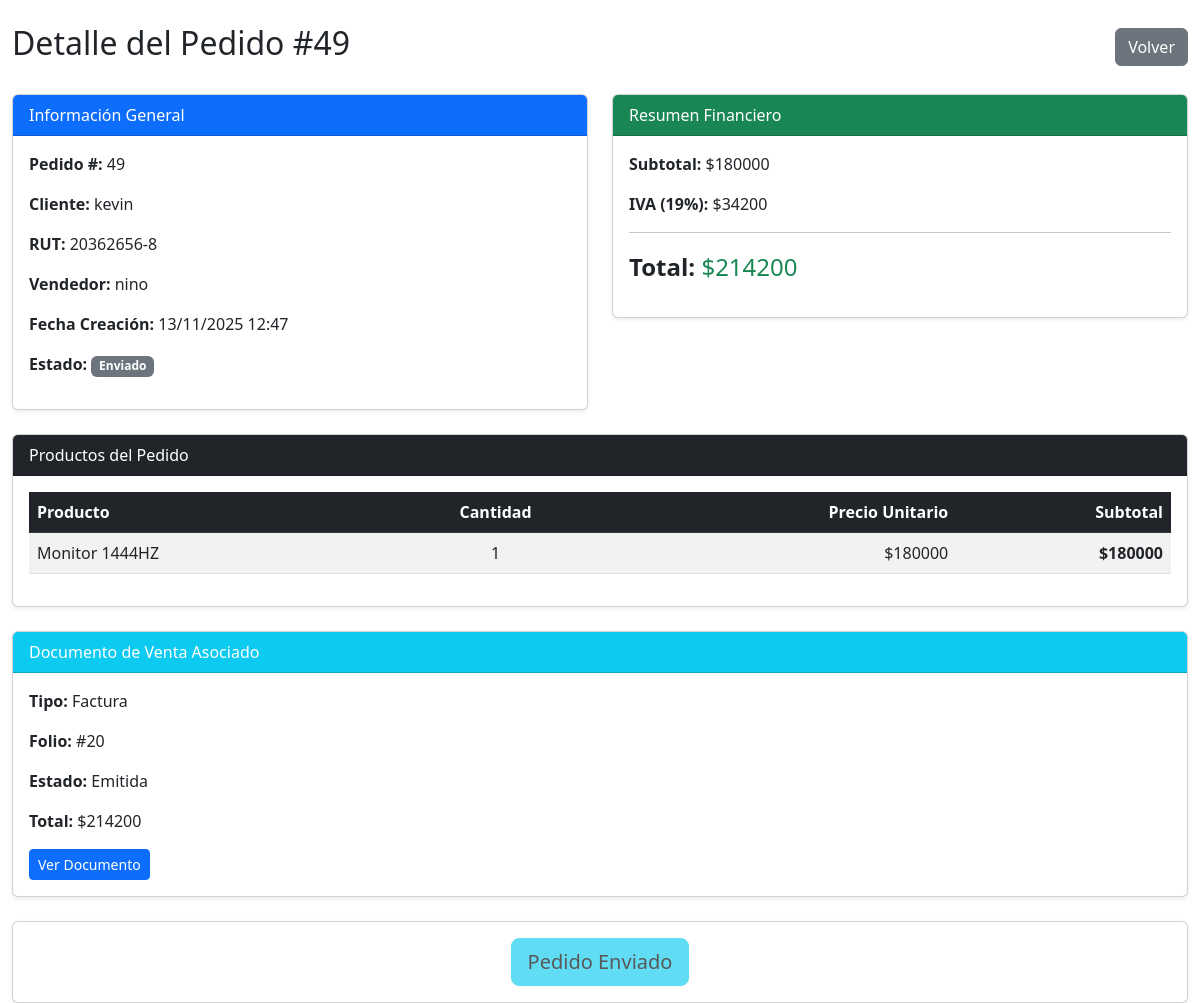
/ventas/pedidos/49/ (signed in), run on the app's committed database.
### apps/ventas/models.py (models this page shows, shortened)
class Pedido(models.Model):
    ESTADOS_PEDIDO = (
        ('Pendiente', 'Pendiente'),
        ('Procesando', 'Procesando'),
        ('Enviado', 'Enviado'),
        ('Completado', 'Completado'),
        ('Cancelado', 'Cancelado'),
    )
    cliente = models.ForeignKey(
        'clientes.Cliente',
        on_delete=models.CASCADE,
        verbose_name='Cliente'
    )
    usuario = models.ForeignKey(
        'usuarios.Usuario',
        on_delete=models.SET_NULL,
        null=True,
        verbose_name='Vendedor'
    )
    fecha_creacion = models.DateTimeField(auto_now_add=True)
    fecha_actualizacion = models.DateTimeField(auto_now=True)
    total = models.DecimalField(max_digits=12, decimal_places=2, default=0)
    estado = models.CharField(
        max_length=20,
        choices=ESTADOS_PEDIDO,
        default='Pendiente'
    )
    direccion_despacho = models.TextField(
        blank=True,
        null=True,
        verbose_name='Dirección de despacho'
    )
    observaciones = models.TextField(
        blank=True,
        null=True,
        verbose_name='Observaciones'
    )
    class Meta:
        db_table = 'pedidos'
        verbose_name = 'Pedido'
        verbose_name_plural = 'Pedidos'
        ordering = ['-fecha_creacion']

class DetallePedido(models.Model):
    pedido = models.ForeignKey(
        Pedido,
        on_delete=models.CASCADE,
        related_name='detalles'
    )
    producto = models.ForeignKey(
        'productos.Producto',
        on_delete=models.CASCADE,
        verbose_name='Producto'
    )
    cantidad = models.IntegerField(default=1)
    precio_unitario_venta = models.DecimalField(
        max_digits=10,
        decimal_places=2,
        verbose_name='Precio unitario'
    )
    subtotal = models.DecimalField(
        max_digits=12,
        decimal_places=2,
        verbose_name='Subtotal'
    )
    class Meta:
        db_table = 'detalle_pedido'
        verbose_name = 'Detalle de Pedido'
        verbose_name_plural = 'Detalles de Pedido'

### apps/clientes/models.py (models this page shows, shortened)
class Cliente(models.Model):
    rut = models.CharField(max_length=12, unique=True)
    razon_social = models.CharField(max_length=255)
    giro = models.CharField(max_length=255, blank=True, null=True)
    direccion = models.TextField(blank=True, null=True)
    email_facturacion = models.EmailField(blank=True, null=True)
    class Meta:
        db_table = 'clientes'
        verbose_name = 'Cliente'
        verbose_name_plural = 'Clientes'

### apps/usuarios/models.py (models this page shows, shortened)
class Usuario(AbstractUser):
    ROLES = (
        ('Administrador', 'Administrador'),
        ('Vendedor', 'Vendedor'),
        ('Tesoreria', 'Tesorería'),
        ('Cliente', 'Cliente'),
    )
    rol = models.CharField(max_length=13, choices=ROLES, default='Cliente')
    telefono = models.CharField(max_length=20, blank=True, null=True)
    activo = models.BooleanField(default=True)
    fecha_actualizacion = models.DateTimeField(auto_now=True)
    class Meta:
        db_table = 'usuarios'
        verbose_name = 'Usuario'
        verbose_name_plural = 'Usuarios'

### apps/documentos/models.py (models this page shows, shortened)
class DocumentoVenta(models.Model):
    TIPOS_DOCUMENTO = (
        ('Factura', 'Factura'),
        ('Boleta', 'Boleta'),
    )
    ESTADOS_DOCUMENTO = (
        ('Emitida', 'Emitida'),
        ('Pagada', 'Pagada'),
        ('Vencida', 'Vencida'),
        ('Anulada', 'Anulada'),
        ('Pago Parcial', 'Pago Parcial'),
    )
    MEDIOS_PAGO = (
        ('Efectivo', 'Efectivo'),
        ('Tarjeta de Débito', 'Tarjeta de Débito'),
        ('Tarjeta de Crédito', 'Tarjeta de Crédito'),
        ('Transferencia', 'Transferencia'),
    )
    tipo_documento = models.CharField(max_length=7, choices=TIPOS_DOCUMENTO)
    folio = models.IntegerField(verbose_name='Folio', null=True, blank=True)  # ✅ Permitir null temporalmente
    cliente = models.ForeignKey(
        'clientes.Cliente',
        on_delete=models.CASCADE,
        verbose_name='Cliente'
    )
    vendedor = models.ForeignKey(
        'usuarios.Usuario',
        on_delete=models.SET_NULL,
        null=True,
        verbose_name='Vendedor'
    )
    pedido = models.OneToOneField(
        'ventas.Pedido',
        on_delete=models.SET_NULL,
        null=True,
        blank=True,
        unique=True,
        verbose_name='Pedido asociado'
    )
    neto = models.DecimalField(max_digits=12, decimal_places=2, verbose_name='Neto', default=0)
    iva = models.DecimalField(max_digits=12, decimal_places=2, verbose_name='IVA', default=0)
    total = models.DecimalField(max_digits=12, decimal_places=2, verbose_name='Total', default=0)
    estado = models.CharField(
        max_length=12,
        choices=ESTADOS_DOCUMENTO,
        default='Emitida'
    )
    fecha_emision = models.DateTimeField(
        verbose_name='Fecha emisión',
        null=True,
        blank=True
    )
    fecha_vencimiento = models.DateField(
        blank=True,
        null=True,
        verbose_name='Fecha vencimiento'
    )
    medio_de_pago = models.CharField(
        max_length=20,
        choices=MEDIOS_PAGO,
        blank=True,
        null=True,
        verbose_name='Medio de pago'
    )
    razon_social = models.CharField(max_length=255, blank=True, null=True)
    rut = models.CharField(max_length=20, blank=True, null=True)
    giro = models.CharField(max_length=255, blank=True, null=True)
    direccion = models.CharField(max_length=255, blank=True, null=True)
    ciudad = models.CharField(max_length=100, blank=True, null=True)
    comuna = models.CharField(max_length=100, blank=True, null=True)
    class Meta:
        db_table = 'documentos_venta'
        verbose_name = 'Documento de Venta'
        verbose_name_plural = 'Documentos de Venta'
        unique_together = ['tipo_documento', 'folio']
        ordering = ['-fecha_emision']

### apps/productos/models.py (models this page shows, shortened)
class Producto(models.Model):
    codigo = models.CharField(max_length=50, unique=True, verbose_name='Código')
    nombre = models.CharField(max_length=255)
    descripcion = models.TextField(blank=True, null=True, verbose_name='Descripción')
    categoria = models.ForeignKey(
        Categoria,
        on_delete=models.SET_NULL,
        null=True,
        blank=True,
        verbose_name='Categoría'
    )
    precio_unitario = models.DecimalField(
        max_digits=10,
        decimal_places=2,
        verbose_name='Precio de venta'
    )
    costo_unitario = models.DecimalField(
        max_digits=10,
        decimal_places=2,
        verbose_name='Costo unitario'
    )
    stock = models.IntegerField(default=0, verbose_name='Stock disponible')
    stock_minimo = models.IntegerField(default=0, verbose_name='Stock mínimo')
    proveedor = models.ForeignKey(
        'clientes.Proveedor',
        on_delete=models.SET_NULL,
        null=True,
        blank=True,
        verbose_name='Proveedor'
    )
    afecto_iva = models.BooleanField(default=True, verbose_name='Afecto a IVA')
    activo = models.BooleanField(default=True, verbose_name='Activo')
    fecha_creacion = models.DateTimeField(auto_now_add=True)
    fecha_actualizacion = models.DateTimeField(auto_now=True)
    class Meta:
        db_table = 'productos'
        verbose_name = 'Producto'
        verbose_name_plural = 'Productos'
        ordering = ['codigo']

### apps/ventas/views.py (the view)
# urls.py: path('pedidos/<int:pedido_id>/', views.detalle_pedido, name='detalle_pedido'),
@login_required
def detalle_pedido(request, pedido_id):
    pedido = get_object_or_404(
        Pedido.objects.select_related('cliente', 'usuario')
        .prefetch_related('detalles__producto'),
        id=pedido_id
    )
    detalles = pedido.detalles.all()
    try:
        documento = DocumentoVenta.objects.get(pedido=pedido)
    except DocumentoVenta.DoesNotExist:
        documento = None
    context = {
        'pedido': pedido,
        'detalles': detalles,
        'documento': documento,
    }
    return render(request, 'ventas/detalle_pedido.html', context)

### templates/ventas/detalle_pedido.html (shortened to what this page needs)
{% extends 'base.html' %}
{% load static %}
{% block content %}
<div class="container-fluid mt-4">
    <div class="d-flex justify-content-between align-items-center mb-4">
        <h2> Detalle del Pedido #{{ pedido.id }}</h2>
        <a href="{% url 'listar_pedidos' %}" class="btn btn-secondary">
             Volver
        </a>
    </div>
    <div class="row">
        <div class="col-md-6 mb-4">
            <div class="card shadow-sm">
                <div class="card-header bg-primary text-white">
                     Información General
                </div>
                <div class="card-body">
                    <p><strong>Pedido #:</strong> {{ pedido.id }}</p>
                    <p><strong>Cliente:</strong> {{ pedido.cliente.razon_social }}</p>
                    <p><strong>RUT:</strong> {{ pedido.cliente.rut }}</p>
                    <p><strong>Vendedor:</strong> {{ pedido.usuario.get_full_name|default:pedido.usuario.username }}</p>
                    <p><strong>Fecha Creación:</strong> {{ pedido.fecha_creacion|date:"d/m/Y H:i" }}</p>
                    <p><strong>Estado:</strong>
                        {% if pedido.estado == 'Pendiente' %}
                            <span class="badge bg-warning text-dark">{{ pedido.estado }}</span>
                        {% elif pedido.estado == 'Procesando' %}
                            <span class="badge bg-info">{{ pedido.estado }}</span>
                        {% elif pedido.estado == 'Completado' %}
                            <span class="badge bg-success">{{ pedido.estado }}</span>
                        {% else %}
                            <span class="badge bg-secondary">{{ pedido.estado }}</span>
                        {% endif %}
                    </p>
                </div>
            </div>
        </div>
        <div class="col-md-6 mb-4">
            <div class="card shadow-sm mb-4">
            <div class="card-header bg-success text-white">Resumen Financiero</div>
            <div class="card-body">
                <p><strong>Subtotal:</strong> ${{ pedido.documentoventa.neto|floatformat:0 }}</p>
                <p><strong>IVA (19%):</strong> ${{ pedido.documentoventa.iva|floatformat:0 }}</p>
                <hr>
                <p class="fs-4"><strong>Total:</strong> <span class="text-success">${{ pedido.documentoventa.total|floatformat:0 }}</span></p>
            </div>
            </div>
        </div>
    </div>
    <div class="card shadow-sm mb-4">
        <div class="card-header bg-dark text-white">
             Productos del Pedido
        </div>
        <div class="card-body">
            {% if detalles %}
                <div class="table-responsive">
                    <table class="table table-striped table-hover">
                        <thead class="table-dark">
                            <tr>
                                <th>Producto</th>
                                <th class="text-center">Cantidad</th>
                                <th class="text-end">Precio Unitario</th>
                                <th class="text-end">Subtotal</th>
                            </tr>
                        </thead>
                        <tbody>
                            {% for detalle in detalles %}
                                <tr>
                                    <td>{{ detalle.producto.nombre }}</td>
                                    <td class="text-center">{{ detalle.cantidad }}</td>
                                    <td class="text-end">${{ detalle.precio_unitario_venta|floatformat:0 }}</td>
                                    <td class="text-end"><strong>${{ detalle.subtotal|floatformat:0 }}</strong></td>
                                </tr>
                            {% endfor %}
                        </tbody>
                    </table>
                </div>
            {% else %}
                <div class="alert alert-warning text-center">
                    <i class="bi bi-exclamation-triangle"></i> Este pedido no tiene productos.
                </div>
            {% endif %}
        </div>
    </div>
    {% if documento %}
        <div class="card shadow-sm mb-4">
            <div class="card-header bg-info text-white">
                 Documento de Venta Asociado
            </div>
            <div class="card-body">
                <p><strong>Tipo:</strong> {{ documento.tipo_documento }}</p>
                <p><strong>Folio:</strong> #{{ documento.folio }}</p>
                <p><strong>Estado:</strong>
                    <span class="{{ documento.estado|lower }}">{{ documento.estado }}</span>
                </p>
                <p><strong>Total:</strong> ${{ documento.total|floatformat:0 }}</p>
                <a href="{% url 'detalle_documento' documento.id %}" class="btn btn-primary btn-sm">
                     Ver Documento
                </a>
            </div>
        </div>
    {% endif %}
<div class="card shadow-sm">
    <div class="card-body text-center">
        {% if pedido.estado == 'Pendiente' and detalles %}
            <a href="{% url 'agregar_productos_pedido' pedido.id %}" class="btn btn-warning btn-lg me-2">
                <i class="bi bi-pencil"></i> Editar Pedido
            </a>
            <form method="post" action="{% url 'confirmar_pedido' pedido.id %}" style="display:inline;">
                {% csrf_token %}
                <button type="submit" class="btn btn-success btn-lg" onclick="return confirm('¿Confirmar este pedido y generar documento?')">
                    <i class="bi bi-check-circle"></i> Confirmar Pedido
                </button>
            </form>
        {% elif pedido.estado == 'Procesando' %}
            <a href="{% url 'marcar_pedido_enviado' pedido.id %}"
                class="btn btn-success btn-lg"
                onclick="return confirm('¿Confirmar que el pedido ha sido enviado?');">
                <i class="bi bi-truck"></i> Marcar como Enviado
            </a>
        {% elif pedido.estado == 'Enviado' %}
            <button class="btn btn-info btn-lg" disabled>
                 Pedido Enviado
            </button>
        {% elif pedido.estado == 'Completado' %}
            <button class="btn btn-secondary btn-lg" disabled>
                <i class="bi bi-check-circle"></i> Pedido Completado
            </button>
        {% elif pedido.estado == 'Cancelado' %}
            <button class="btn btn-danger btn-lg" disabled>
                <i class="bi bi-x-circle"></i> Pedido Cancelado
            </button>
        {% else %}
            <button class="btn btn-secondary btn-lg" disabled>
                <i class="bi bi-hourglass-split"></i> {{ pedido.estado }}
            </button>
        {% endif %}
    </div>
</div>
</div>
{% endblock %}

### data on the page
Pedido: id "49", cliente.razon_social "kevin", cliente.rut "20362656-8", usuario.get_full_name "nino", fecha_creacion "13/11/2025 12:47", estado "Enviado", documentoventa.neto "180000", documentoventa.iva "34200", documentoventa.total "214200"
DetallePedido: producto.nombre "Monitor 1444HZ", cantidad "1", precio_unitario_venta "180000", subtotal "180000"
DocumentoVenta: tipo_documento "Factura", folio "20", estado "Emitida", total "214200"
